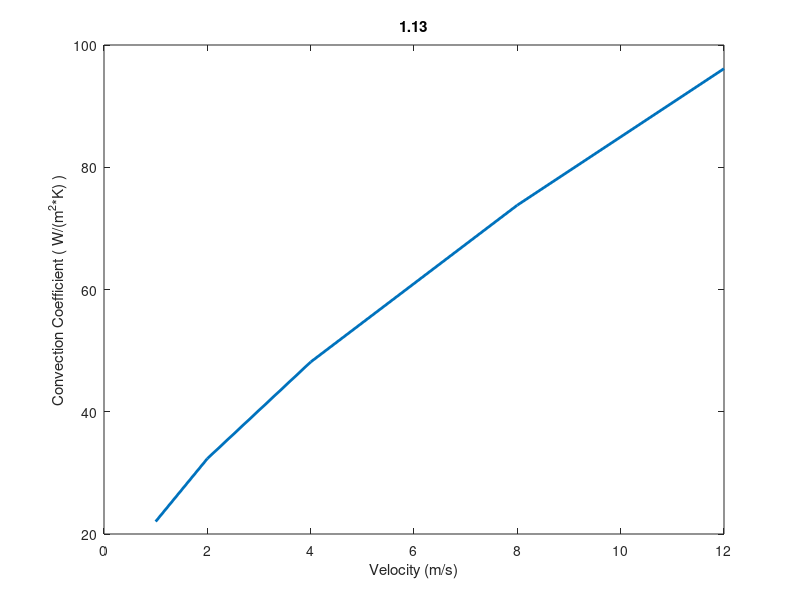

MATLAB code to generate this figure:
%% RAHUL GOYAL | ME 350-01 | HW #1
clc;
clear all;
close all;



%% 1.4

% Outer Surface Temperatures
T_o = -20:40;                           % deg C

% Plot
hold on;
plot(T_o, 250/3 - 10/3*T_o, T_o, 125/2 - 5/2*T_o, T_o, 625/6 - 25/6*T_o,...
     'LineWidth', 2);
hold off;
title('1.4')
xlabel('Outer Surface Temperature, T_o (deg C)');
ylabel('Heat Loss, q (W)');
legend('K = 1 W/m', 'K = 0.75 W/m', 'K = 1.25 W/m');



%% 1.8

% Lengths
L = 0.005:0.005:1;                      % m

% Plot
plot(L, 18.47E-6 ./ L.^2, 'LineWidth', 2);
title('1.8')
xlabel('Length (m)');
ylabel('Ratio of Conduction to Power Output');



%% 1.13

% Data
V = [1, 2, 4, 8, 12];                   % m/s
h = [22.04, 32.33, 48.14, 73.80, 96.13];% W/(m^2*K)

% Plot
plot(V, h, 'LineWidth', 2);
title('1.13');
xlabel('Velocity (m/s)');
ylabel('Convection Coefficient ( W/(m^2*K) )');